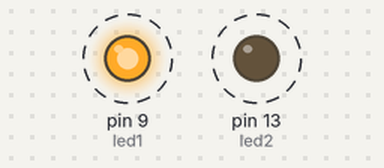
Simulated run of this sketch. Board: Arduino Uno, built with avr-gcc and run on an emulated ATmega328P. Parts: output pins drawn as LEDs (lit = HIGH). Dashed ring = blinking.

Above: at 0.2 s.
Timing chart, 0 to 4.6 s (numbered marks = the images above):
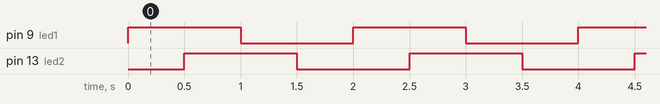

Measured:
- by itself, pin 9 (led1), pin 13 (led2): alternates HIGH for 1.0 s and LOW for 1.0 s
- by itself, everything shown: repeats every 2.0 s, in 4 steps

The sketch:

BlinkTwo.ino
```cpp
int led1 = 9;
int led2   = 13;

void setup() {
  pinMode(led1, OUTPUT);
  pinMode(led2, OUTPUT);
}

void loop() {
  digitalWrite(led1, HIGH);
  delay(500);
  digitalWrite(led2, HIGH);
  delay(500);
  digitalWrite(led1, LOW);
  delay(500);
  digitalWrite(led2, LOW);
  delay(500);
}
```
